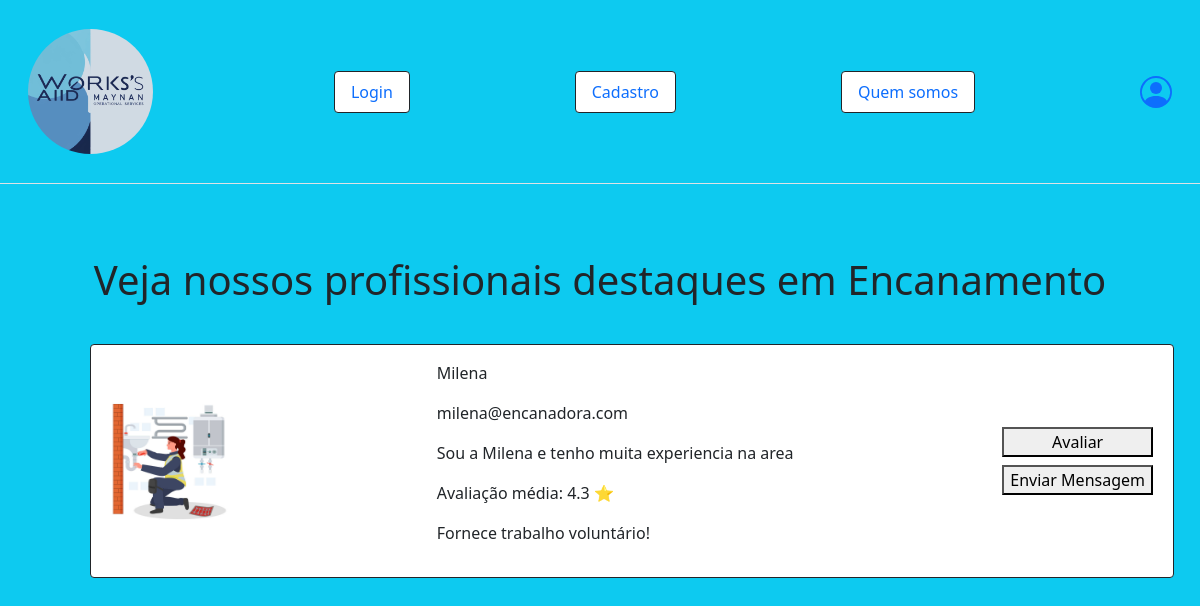
Page /server/servicos.php?id=1 on the committed database.
### tables this page shows
CREATE TABLE IF NOT EXISTS `categoria` (
  `id_categoria` int(11) NOT NULL AUTO_INCREMENT,
  `nome_categoria` varchar(255) DEFAULT NULL,
  PRIMARY KEY (`id_categoria`)
);

CREATE TABLE IF NOT EXISTS `profissional` (
  `id_profissional` int(11) NOT NULL AUTO_INCREMENT,
  `descricao` varchar(500) NOT NULL,
  `id_categoria` int(11) NOT NULL,
  `voluntario` tinyint(1) NOT NULL,
  `avaliacao` int(11) NOT NULL,
  PRIMARY KEY (`id_profissional`)
);

CREATE TABLE IF NOT EXISTS `clientes` (
  `id_cliente` int(11) NOT NULL AUTO_INCREMENT,
  `nome` varchar(255) NOT NULL,
  `email` varchar(255) NOT NULL,
  `senha` varchar(255) NOT NULL,
  `endereco` varchar(255) NOT NULL,
  `foto_perfil` varchar(500) NOT NULL,
  `id_situacao` int(11) NOT NULL,
  `is_admin` tinyint(1) NOT NULL DEFAULT '0',
  PRIMARY KEY (`id_cliente`)
);

### server/servicos.php (the view, shortened to what this page needs)
<!DOCTYPE html>
<html lang="pt-br">
<head>
     <link rel="stylesheet" href="css/style.css">
    <link href="https://cdn.jsdelivr.net/npm/bootstrap@5.0.2/dist/css/bootstrap.min.css" rel="stylesheet"
>
</head>
<body class="bg-info">
    <div class="tela_servico">
        <header class="d-flex justify-content-between align-items-center w-100 p-3 border-bottom vh-25">
            <nav class="navbar navbar-expand-lg navbar-light w-100">
                <div class="container-fluid d-flex justify-content-center align-items-center w-100">
                    <div class="navbar-brand">
                        <a href="../index.php">
                            <img width="125px" height="125px" class="rounded-circle" src="/pages/imgs/Logo.jpg" id="logo" alt="Logo">
                        </a>
                    </div>
                    <ul class="navbar-nav d-flex align-items-center justify-content-evenly list-group-horizontal collapse navbar-collapse w-50">
                        <li class="nav-item list-group-item rounded border border-dark">
                            <a class="text-decoration-none" href="/pages/login.html">Login</a>
                        </li>
                        <li class="nav-item list-group-item rounded border border-dark">
                            <a class="text-decoration-none" href="/pages/tipo-usuario.html">Cadastro</a>
                        </li>
                        <li class="nav-item list-group-item rounded border border-dark">
                            <a class="text-decoration-none" href="/pages/quemsomos.html">Quem somos</a>
                        </li>
                    </ul>
                    <div class="perfil">
                        <?php
                        if (isset($_SESSION['id_cliente'])) {
                            echo "<form action='/server/perfil.php' method='GET' class='d-flex justify-content-center align-items-center w-100'>
                                <button type='submit'>
                                    <svg xmlns='http://www.w3.org/2000/svg' width='32' height='32' fill='currentColor'
                                        class='bi bi-person-circle' viewBox='0 0 16 16'>
                                        <path d='M11 6a3 3 0 1 1-6 0 3 3 0 0 1 6 0' />
                                        <path fill-rule='evenodd'
                                            d='M0 8a8 8 0 1 1 16 0A8 8 0 0 1 0 8m8-7a7 7 0 0 0-5.468 11.37C3.242 11.226 4.805 10 8 10s4.757 1.225 5.468 2.37A7 7 0 0 0 8 1' />
                                    </svg>
                                </button>
                            </form>
                            ";
                        } else {
                            echo "<a href='/pages/login.html' class='d-flex justify-content-center align-items-center w-100'>
                                <svg xmlns='http://www.w3.org/2000/svg' width='32' height='32' fill='currentColor'
                                    class='bi bi-person-circle' viewBox='0 0 16 16'>
                                    <path d='M11 6a3 3 0 1 1-6 0 3 3 0 0 1 6 0' />
                                    <path fill-rule='evenodd'
                                        d='M0 8a8 8 0 1 1 16 0A8 8 0 0 1 0 8m8-7a7 7 0 0 0-5.468 11.37C3.242 11.226 4.805 10 8 10s4.757 1.225 5.468 2.37A7 7 0 0 0 8 1' />
                                </svg>
                            </a>
                            ";
                        }
                        ?>
                    </div>
                </div>
            </nav>
        </header>
        <section class="d-flex justify-content-center align-items-center flex-column mt-5 p-4">
            <?php
            $servername = "localhost";
            $username = "root";
            $password = "usbw";
            $dbname = "dados";
            $conn = new mysqli($servername, $username, $password, $dbname);
            $id_cat = $_GET['id'];
            $categoria = "SELECT nome_categoria FROM categoria WHERE id_categoria = $id_cat";
            $resultado = $conn->query($categoria);
            if ($resultado->num_rows > 0) {
                $cate = $resultado->fetch_assoc();
                $nome_categoria = $cate["nome_categoria"];
            }
            echo "<h1> Veja nossos profissionais destaques em $nome_categoria  </h1>";
            echo "<div class='container'>";
            echo "<ul class='d-flex align-items-center justify-content-around flex-column w-100 m-3'>";
            $sql = "SELECT * FROM profissional WHERE id_categoria = $id_cat";
            $result = $conn->query($sql);
            if ($result->num_rows > 0) {
                while ($row = $result->fetch_assoc()) {
                    $id_profissional = $row["id_profissional"];
                    $sqlMedia = "SELECT AVG(nota) as media FROM avaliacao WHERE id_profissional = $id_profissional";
                    $resultMedia = $conn->query($sqlMedia);
                    if ($resultMedia && $rowMedia = $resultMedia->fetch_assoc()) {
                        $media = $rowMedia['media'] !== null ? round($rowMedia['media'], 1) : "Sem avaliações";
                    } else {
                        $media = "Sem avaliações";
                    }
                    $voluntario = "Fornece trabalho voluntário!";
                    $sql2 = "SELECT * FROM clientes WHERE id_situacao = $id_profissional";
                    $result2 = $conn->query($sql2);
                    if ($result2->num_rows > 0) {
                        $row2 = $result2->fetch_assoc();
                        $foto = $row2["foto_perfil"];
                    } else {
                        echo "Profissional não encontrado.";
                        $conn->close();
                        exit;
                    }
                    echo "<li class='d-flex justify-content-between align-items-center p-3 m-3 list-group-item border border-dark w-100 rounded'>
                            <div class='img-perfil'>
                                <img width='125' height='125' id='foto-servico' src='$foto' alt='imagem_de_perfil'>
                            </div>
                            <div class='prof-info'>
                                <p class='nome'>" . $row2['nome'] . "</p>
                                <p class='email'>" . $row2['email'] . "</p>
                                <p class='descricao'>" . $row['descricao'] . "</p>
                                <p class='avaliacao'> Avaliação média: " . ($media !== "Sem avaliações" ? $media . " ⭐" : "Sem avaliações") . "</p>
                                <p>" . $voluntario . "</p>
                            </div>
                            <div class='d-flex flex-column'>
                                <button class='m-1' onClick='abrirModal($id_profissional)'>Avaliar</button>
                                <button class='m-1' onClick='abrirModalMensagem($id_profissional)'>Enviar Mensagem</button>
                            </div>
                           </li>";
                }
            } else {
                echo "Não há nada";
            }
            ?>
            </ul>
    </div>
    </section>
</body>
</html>

### pages/css/style.css (style rules this page uses)
body { width: 100%; height: 100%; }

### rows in the picture
categoria: nome_categoria "Encanamento"
profissional: clientes.foto_perfil (picture), clientes.nome "Milena", clientes.email "milena@encanadora.com", descricao "Sou a Milena e tenho muita experiencia na area", media "4.3", voluntario "Fornece trabalho voluntário!"
